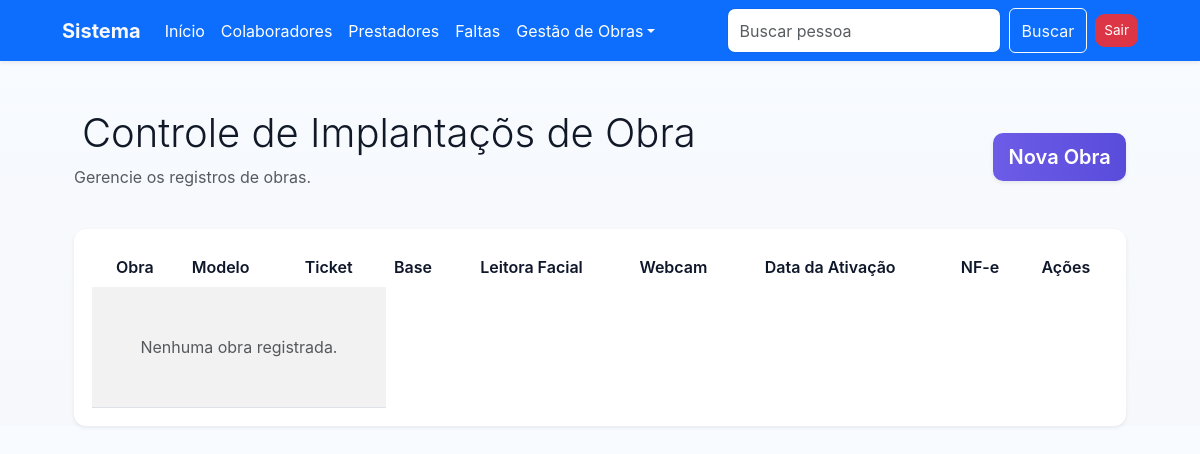
The page /obras/implantacao/ (signed in) on the database as committed earlier.
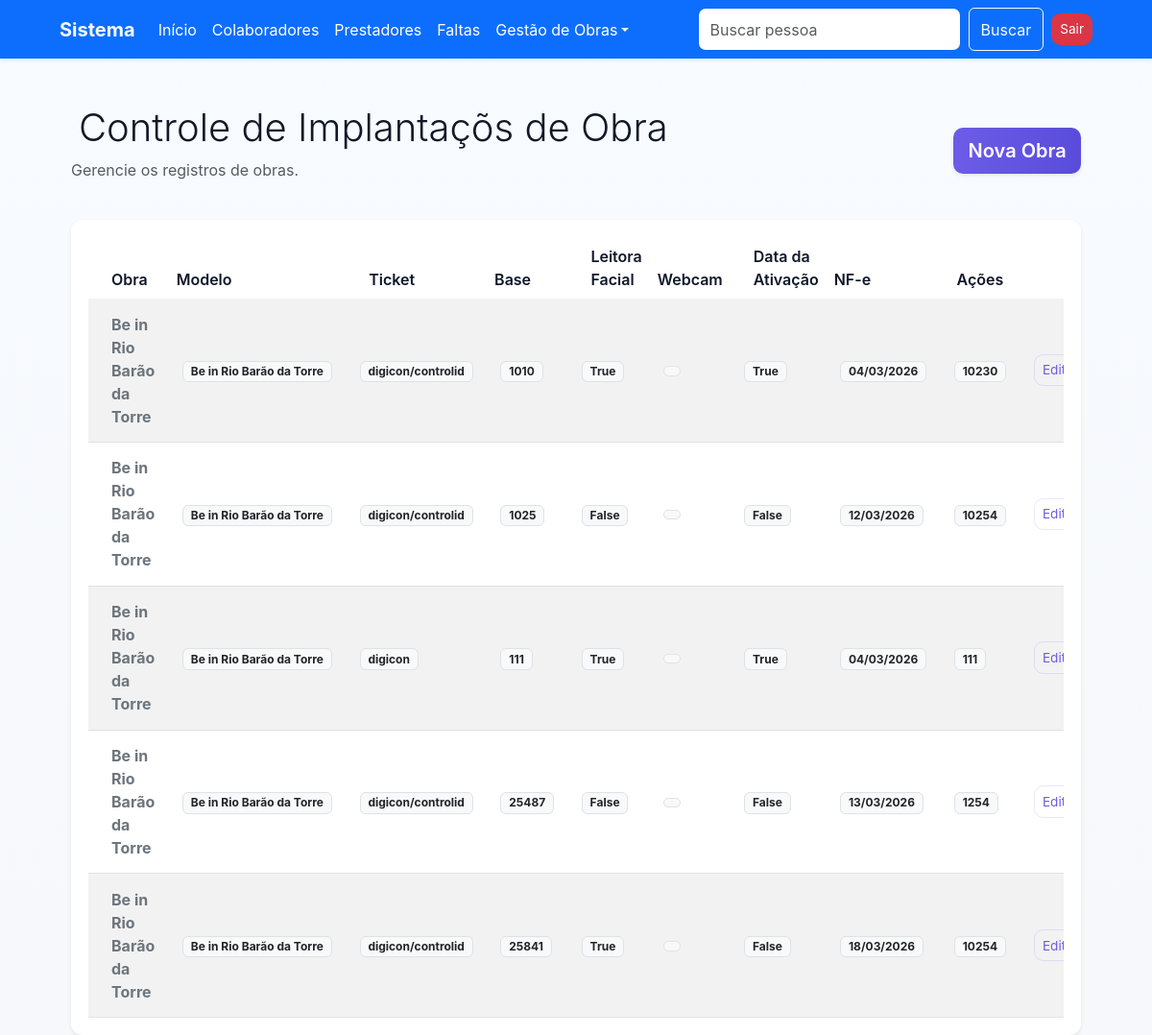
The same page on the database as committed later.
### obra/models.py (models this page shows, shortened)
class Base(models.Model):
    criado = models.DateTimeField(auto_now_add=True)
    alterado = models.DateTimeField(auto_now=True)
    ativo = models.BooleanField(default=True)
    class Meta:
        abstract = True

class Implantacao(Base):
    STATUS_CHOICES = [
        ('', 'Selecione o status'),
        ('equipamento_entregue', 'Equipamento Entregue'),
        ('aguardando_cliente', 'Aguardando Cliente'),
        ('pendente_fechamento', 'Pendente Fechamento'),
        ('envio_autorizado', 'Envio Autorizado'),
        ('aguardando_aprovacao', 'Aguardando Aprovação'),
    ]
    MODELO_CHOICES = [
        ('', 'Selecione o modelo'),
        ('digicon/controlid', 'Digicon/Controlid'),
        ('controlid', 'Controlid'),
        ('digicon', 'Digicon'),
    ]
    nome = models.ForeignKey("Obra", verbose_name=_(
        "Nome da Obra"), on_delete=models.CASCADE)
    modelo = models.CharField(
        'Modelo', max_length=100, choices=MODELO_CHOICES, default='')
    status = models.CharField(
        'Status', max_length=100, choices=STATUS_CHOICES, default='',)
    ticket = models.CharField('Ticket', max_length=100)
    base = models.BooleanField(_("Base"), default=False)
    webcam = models.BooleanField(_("Webcam"), default=False)
    ativacao = models.DateField(_("Data da Ativação"), null=True, blank=True)
    nfe = models.IntegerField(_("Nota Fiscal"), null=True, blank=True)
    informacao = models.TextField(
        _("Informações Adicionais"), null=True, blank=True)
    class Meta:
        verbose_name = 'Implantação'
        verbose_name_plural = 'Implantações'

class Obra(Base):
    nome = models.CharField('Nome da Obra', max_length=100)
    construtora = models.CharField('Construtora', max_length=100)
    class Meta:
        verbose_name = 'Obra'
        verbose_name_plural = 'Obras'
    def __str__(self):
        return self.nome

### obra/views.py (the view)
# urls.py: path('implantacao/', ImplantacaoListView.as_view(), name='implantacao_list'),
class ImplantacaoListView(LoginRequiredMixin, ListView):
    model = Implantacao
    template_name = 'implantacao_list.html'
    context_object_name = 'implantacoes'
    ordering = ['ticket']

### usuario/views.py (called while the page is built)
    def dispatch(self, request, *args, **kwargs):
        if not request.session.get('logado'):
            messages.error(
                request, 'Acesso negado. Por favor, realize o login.')
            return redirect('usuario_login')
        return super().dispatch(request, *args, **kwargs)

### obra/templates/implantacao_list.html (shortened to what this page needs)
{% extends 'index.html' %}
{% load static %}
{% block content %}
<div class="container mt-5">
    <div class="row mb-4 align-items-center">
        <div class="col-md-8">
            <h2 class="display-6">Controle de Implantaçõs de Obra</h2>
            <p class="text-muted">Gerencie os registros de obras.</p>
        </div>
        <div class="col-md-4 text-end">
            <a href="{% url 'implantacao_create' %}" class="btn btn-primary btn-lg shadow-sm">
                 Nova Obra
            </a>
        </div>
    </div>
    <div class="card shadow-sm border-0">
        <div class="card-body p-0">
            <div class="table-responsive">
                <table class="table table-hover table-striped align-middle mb-0">
                    <thead class="table-dark">
                        <tr>
                            <th scope="col" class="ps-4">Obra</th>
                            <th scope="col">Modelo</th>
                            <th scope="col" class="ps-4">Ticket</th>
                            <th scope="col">Base</th>
                            <th scope="col" class="ps-4">Leitora Facial</th>
                            <th scope="col">Webcam</th>
                            <th scope="col" class="ps-4">Data da Ativação</th>
                            <th scope="col">NF-e</th>
                            <th scope="col" class="text-center">Ações</th>
                        </tr>
                    </thead>
                    <tbody>
                        {% for obra in implantacoes %}
                        <tr>
                            <td class="ps-4 fw-bold text-secondary">{{ obra.nome }}</td>
                            <td>
                                <span class="badge bg-light text-dark border">
                                    {{ obra.nome }}
                                </span>
                            </td>
                            <td>
                                <span class="badge bg-light text-dark border">
                                    {{ obra.modelo }}
                                </span>
                            </td>
                            <td>
                                <span class="badge bg-light text-dark border">
                                    {{ obra.ticket }}
                                </span>
                            </td>
                            <td>
                                <span class="badge bg-light text-dark border">
                                    {{ obra.base }}
                                </span>
                            </td>
                            <td>
                                <span class="badge bg-light text-dark border">
                                </span>
                            </td>
                            <td>
                                <span class="badge bg-light text-dark border">
                                    {{ obra.webcam }}
                                </span>
                            </td>
                            <td>
                                <span class="badge bg-light text-dark border">
                                    {{ obra.ativacao|date:"d/m/Y" }}
                                </span>
                            </td>
                            <td>
                                <span class="badge bg-light text-dark border">
                                    {{ obra.nfe }}
                                </span>
                            </td>
                            <td class="text-center">
                                <div class="btn-group" role="group">
                                    <a href="{% url 'implantacao_update' obra.pk %}" class="btn btn-sm btn-outline-primary" title="Editar">
                                         Editar
                                    </a>
                                </div>
                            </td>
                        </tr>
                        {% empty %}
                        <tr>
                            <td colspan="3" class="text-center py-5 text-muted">
                                Nenhuma obra registrada.
                            </td>
                        </tr>
                        {% endfor %}
                    </tbody>
                </table>
            </div>
        </div>
    </div>
</div>
{% endblock %}

### cadastro/templates/index.html (shortened to what this page needs)
{% extends 'base.html' %}

### templates/base.html (shortened to what this page needs)
{% load static %}
<!DOCTYPE html>
<html lang="pt-BR">
<head>
    <link href="https://cdn.jsdelivr.net/npm/bootstrap@5.3.3/dist/css/bootstrap.min.css" rel="stylesheet">
    <link rel="stylesheet" href="{% static 'css/style.css' %}">
</head>
<body>
    <nav class="navbar navbar-expand-lg navbar-light bg-primary shadow-sm">
        <div class="container">
            <a class="navbar-brand fw-bold text-light" href="/cadastro/index">Sistema</a>
            <div class="collapse navbar-collapse" id="mainNavbar">
                <ul class="navbar-nav me-auto mb-2 mb-lg-0">
                    <li class="nav-item"><a class="nav-link" href="/cadastro/index" style="color: white;">Início</a></li>
                    <li class="nav-item"><a class="nav-link" href="/pessoas/"style="color: white;">Colaboradores</a></li>
                    <li class="nav-item"><a class="nav-link" href="/prestadores/"style="color: white;">Prestadores</a></li>
                    <li class="nav-item"><a class="nav-link" href="/faltas/"style="color: white;">Faltas</a></li>
                    <li class="nav-item dropdown">
                        <a class="nav-link dropdown-toggle" style="color: white;" href="#" id="moreMenu" role="button" data-bs-toggle="dropdown" aria-expanded="false">Gestão de Obras</a>
                    </li>
                </ul>
                <div class="d-flex gap-2 align-items-center">
                    <form class="d-flex" role="search" action="/pessoas/" method="get" name='busca'>
                        <input class="form-control me-2" type="search" placeholder="Buscar pessoa" aria-label="Search" name="q">
                        <button class="btn btn-outline-light" type="submit">Buscar</button>
                    </form>
                    {% if request.session.logado %}
                        <a href="{% url 'usuario_logout' %}" class="btn btn-danger btn-sm">Sair</a>
                    {% endif %}
                </div>
            </div>
        </div>
    </nav>
    <main class="container mt-4">
        {% block content %}{% endblock %}
    </main>
</body>
</html>

### templates/static/css/style.css (style rules this page uses)
:root { --bg:#f6f8fb; --card:#ffffff; --muted:#6b7280; --accent:#6c5ce7; --accent-600:#5a4cdb; --danger:#ef4444; --glass: rgba(255,255,255,0.6); }
* { box-sizing:border-box }
body { margin:0; font-family: Inter, system-ui, -apple-system, "Segoe UI", Roboto, "Helvetica Neue", Arial, sans-serif; background: linear-gradient(180deg, #f8fbff 0%, var(--bg) 100%); color:#111827; -webkit-font-smoothing:antialiased; -moz-osx-font-smoothing:grayscale; }
.container { max-width:1100px }
.card { background:var(--card); border:0; border-radius:12px; padding:18px; }
.card.shadow-sm { box-shadow:0 6px 20px rgba(17,24,39,0.06) }
.btn-primary { background:linear-gradient(90deg,var(--accent),var(--accent-600)); border:0; color:#fff; padding:.55rem .95rem; font-weight:600; border-radius:10px; transition:transform .18s ease, box-shadow .18s ease; }
.btn-outline-primary { border:1px solid rgba(108,92,231,.15);color:var(--accent) }
.form-control, .form-select { border-radius:8px;border:1px solid rgba(15,23,42,.06);padding:.6rem .75rem }
.table { margin-bottom:0 }
.table thead th { border-bottom:0;background:transparent;color:#0f172a;font-weight:600 }
.table tbody td { vertical-align:middle;padding:.9rem }
.btn-sm { padding:.35rem .5rem;border-radius:.6rem;font-size:.85rem }
.d-flex.gap-2 { display:flex;gap:.5rem }

Rows that differ between the two databases and show on the page:
added Implantacao: nome "Be in Rio Barão da Torre", modelo "digicon/controlid", ticket "1010", base "True", webcam "True", ativacao "04/03/2026", nfe "10230"
added Implantacao: nome "Be in Rio Barão da Torre", modelo "digicon/controlid", ticket "1025", base "False", webcam "False", ativacao "12/03/2026", nfe "10254"
added Implantacao: nome "Be in Rio Barão da Torre", modelo "digicon", ticket "111", base "True", webcam "True", ativacao "04/03/2026", nfe "111"
added Implantacao: nome "Be in Rio Barão da Torre", modelo "digicon/controlid", ticket "25487", base "False", webcam "False", ativacao "13/03/2026", nfe "1254"
added Implantacao: nome "Be in Rio Barão da Torre", modelo "digicon/controlid", ticket "25841", base "True", webcam "False", ativacao "18/03/2026", nfe "10254"
Other text that changed with them:
text no longer shown: "Nenhuma obra registrada."
